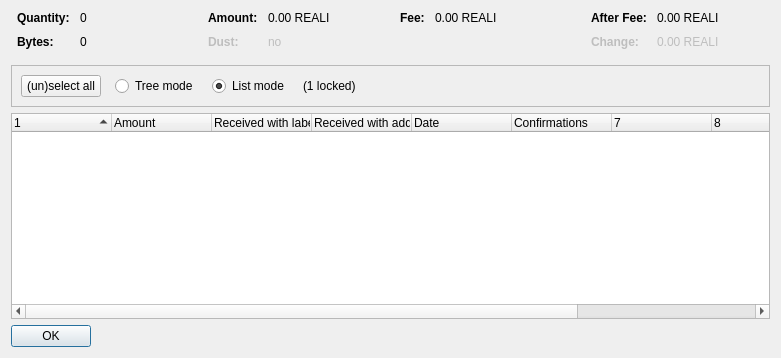
<?xml version="1.0" encoding="UTF-8"?>
<ui version="4.0">
 <class>CoinControlDialog</class>
 <widget class="QDialog" name="CoinControlDialog">
  <property name="geometry">
   <rect>
    <x>0</x>
    <y>0</y>
    <width>781</width>
    <height>358</height>
   </rect>
  </property>
  <property name="windowTitle">
   <string>Coin Selection</string>
  </property>
  <layout class="QVBoxLayout" name="verticalLayout">
   <item>
    <layout class="QHBoxLayout" name="horizontalLayoutTop" stretch="0,0,0,0">
     <property name="topMargin">
      <number>0</number>
     </property>
     <property name="bottomMargin">
      <number>10</number>
     </property>
     <item>
      <layout class="QFormLayout" name="formLayoutCoinControl1">
       <property name="horizontalSpacing">
        <number>10</number>
       </property>
       <property name="verticalSpacing">
        <number>10</number>
       </property>
       <property name="leftMargin">
        <number>6</number>
       </property>
       <property name="rightMargin">
        <number>6</number>
       </property>
       <item row="0" column="0">
        <widget class="QLabel" name="labelCoinControlQuantityText">
         <property name="font">
          <font>
           <weight>75</weight>
           <bold>true</bold>
          </font>
         </property>
         <property name="text">
          <string>Quantity:</string>
         </property>
        </widget>
       </item>
       <item row="0" column="1">
        <widget class="QLabel" name="labelCoinControlQuantity">
         <property name="cursor">
          <cursorShape>IBeamCursor</cursorShape>
         </property>
         <property name="contextMenuPolicy">
          <enum>Qt::ActionsContextMenu</enum>
         </property>
         <property name="text">
          <string notr="true">0</string>
         </property>
         <property name="textInteractionFlags">
          <set>Qt::LinksAccessibleByMouse|Qt::TextSelectableByKeyboard|Qt::TextSelectableByMouse</set>
         </property>
        </widget>
       </item>
       <item row="1" column="0">
        <widget class="QLabel" name="labelCoinControlBytesText">
         <property name="font">
          <font>
           <weight>75</weight>
           <bold>true</bold>
          </font>
         </property>
         <property name="text">
          <string>Bytes:</string>
         </property>
        </widget>
       </item>
       <item row="1" column="1">
        <widget class="QLabel" name="labelCoinControlBytes">
         <property name="cursor">
          <cursorShape>IBeamCursor</cursorShape>
         </property>
         <property name="contextMenuPolicy">
          <enum>Qt::ActionsContextMenu</enum>
         </property>
         <property name="text">
          <string notr="true">0</string>
         </property>
         <property name="textInteractionFlags">
          <set>Qt::LinksAccessibleByMouse|Qt::TextSelectableByKeyboard|Qt::TextSelectableByMouse</set>
         </property>
        </widget>
       </item>
      </layout>
     </item>
     <item>
      <layout class="QFormLayout" name="formLayoutCoinControl2">
       <property name="horizontalSpacing">
        <number>10</number>
       </property>
       <property name="verticalSpacing">
        <number>10</number>
       </property>
       <property name="leftMargin">
        <number>6</number>
       </property>
       <property name="rightMargin">
        <number>6</number>
       </property>
       <item row="0" column="0">
        <widget class="QLabel" name="labelCoinControlAmountText">
         <property name="font">
          <font>
           <weight>75</weight>
           <bold>true</bold>
          </font>
         </property>
         <property name="text">
          <string>Amount:</string>
         </property>
        </widget>
       </item>
       <item row="0" column="1">
        <widget class="QLabel" name="labelCoinControlAmount">
         <property name="cursor">
          <cursorShape>IBeamCursor</cursorShape>
         </property>
         <property name="contextMenuPolicy">
          <enum>Qt::ActionsContextMenu</enum>
         </property>
         <property name="text">
          <string notr="true">0.00 REALI</string>
         </property>
         <property name="textInteractionFlags">
          <set>Qt::LinksAccessibleByMouse|Qt::TextSelectableByKeyboard|Qt::TextSelectableByMouse</set>
         </property>
        </widget>
       </item>
       <item row="1" column="0">
        <widget class="QLabel" name="labelCoinControlLowOutputText">
         <property name="enabled">
          <bool>false</bool>
         </property>
         <property name="font">
          <font>
           <weight>75</weight>
           <bold>true</bold>
          </font>
         </property>
         <property name="text">
          <string>Dust:</string>
         </property>
        </widget>
       </item>
       <item row="1" column="1">
        <widget class="QLabel" name="labelCoinControlLowOutput">
         <property name="enabled">
          <bool>false</bool>
         </property>
         <property name="cursor">
          <cursorShape>IBeamCursor</cursorShape>
         </property>
         <property name="contextMenuPolicy">
          <enum>Qt::ActionsContextMenu</enum>
         </property>
         <property name="text">
          <string notr="true">no</string>
         </property>
         <property name="textInteractionFlags">
          <set>Qt::LinksAccessibleByMouse|Qt::TextSelectableByKeyboard|Qt::TextSelectableByMouse</set>
         </property>
        </widget>
       </item>
      </layout>
     </item>
     <item>
      <layout class="QFormLayout" name="formLayoutCoinControl3">
       <property name="horizontalSpacing">
        <number>10</number>
       </property>
       <property name="verticalSpacing">
        <number>10</number>
       </property>
       <property name="leftMargin">
        <number>6</number>
       </property>
       <property name="rightMargin">
        <number>6</number>
       </property>
       <item row="0" column="0">
        <widget class="QLabel" name="labelCoinControlFeeText">
         <property name="font">
          <font>
           <weight>75</weight>
           <bold>true</bold>
          </font>
         </property>
         <property name="text">
          <string>Fee:</string>
         </property>
        </widget>
       </item>
       <item row="0" column="1">
        <widget class="QLabel" name="labelCoinControlFee">
         <property name="cursor">
          <cursorShape>IBeamCursor</cursorShape>
         </property>
         <property name="contextMenuPolicy">
          <enum>Qt::ActionsContextMenu</enum>
         </property>
         <property name="text">
          <string notr="true">0.00 REALI</string>
         </property>
         <property name="textInteractionFlags">
          <set>Qt::LinksAccessibleByMouse|Qt::TextSelectableByKeyboard|Qt::TextSelectableByMouse</set>
         </property>
        </widget>
       </item>
      </layout>
     </item>
     <item>
      <layout class="QFormLayout" name="formLayoutCoinControl4">
       <property name="horizontalSpacing">
        <number>10</number>
       </property>
       <property name="verticalSpacing">
        <number>10</number>
       </property>
       <property name="leftMargin">
        <number>6</number>
       </property>
       <property name="rightMargin">
        <number>6</number>
       </property>
       <item row="0" column="0">
        <widget class="QLabel" name="labelCoinControlAfterFeeText">
         <property name="font">
          <font>
           <weight>75</weight>
           <bold>true</bold>
          </font>
         </property>
         <property name="text">
          <string>After Fee:</string>
         </property>
        </widget>
       </item>
       <item row="0" column="1">
        <widget class="QLabel" name="labelCoinControlAfterFee">
         <property name="cursor">
          <cursorShape>IBeamCursor</cursorShape>
         </property>
         <property name="contextMenuPolicy">
          <enum>Qt::ActionsContextMenu</enum>
         </property>
         <property name="text">
          <string notr="true">0.00 REALI</string>
         </property>
         <property name="textInteractionFlags">
          <set>Qt::LinksAccessibleByMouse|Qt::TextSelectableByKeyboard|Qt::TextSelectableByMouse</set>
         </property>
        </widget>
       </item>
       <item row="1" column="0">
        <widget class="QLabel" name="labelCoinControlChangeText">
         <property name="enabled">
          <bool>false</bool>
         </property>
         <property name="font">
          <font>
           <weight>75</weight>
           <bold>true</bold>
          </font>
         </property>
         <property name="text">
          <string>Change:</string>
         </property>
        </widget>
       </item>
       <item row="1" column="1">
        <widget class="QLabel" name="labelCoinControlChange">
         <property name="enabled">
          <bool>false</bool>
         </property>
         <property name="cursor">
          <cursorShape>IBeamCursor</cursorShape>
         </property>
         <property name="contextMenuPolicy">
          <enum>Qt::ActionsContextMenu</enum>
         </property>
         <property name="text">
          <string notr="true">0.00 REALI</string>
         </property>
         <property name="textInteractionFlags">
          <set>Qt::LinksAccessibleByMouse|Qt::TextSelectableByKeyboard|Qt::TextSelectableByMouse</set>
         </property>
        </widget>
       </item>
      </layout>
     </item>
    </layout>
   </item>
   <item>
    <widget class="QFrame" name="frame">
     <property name="minimumSize">
      <size>
       <width>0</width>
       <height>40</height>
      </size>
     </property>
     <property name="frameShape">
      <enum>QFrame::StyledPanel</enum>
     </property>
     <property name="frameShadow">
      <enum>QFrame::Sunken</enum>
     </property>
     <layout class="QHBoxLayout" name="horizontalLayout">
      <item>
       <layout class="QHBoxLayout" name="horizontalLayoutPanel" stretch="0,0,0,0,0">
        <property name="spacing">
         <number>14</number>
        </property>
        <item>
         <widget class="QPushButton" name="pushButtonSelectAll">
          <property name="sizePolicy">
           <sizepolicy hsizetype="Maximum" vsizetype="Fixed">
            <horstretch>0</horstretch>
            <verstretch>0</verstretch>
           </sizepolicy>
          </property>
          <property name="text">
           <string>(un)select all</string>
          </property>
          <property name="autoDefault">
           <bool>false</bool>
          </property>
         </widget>
        </item>
        <item>
         <widget class="QRadioButton" name="radioTreeMode">
          <property name="sizePolicy">
           <sizepolicy hsizetype="Maximum" vsizetype="Fixed">
            <horstretch>0</horstretch>
            <verstretch>0</verstretch>
           </sizepolicy>
          </property>
          <property name="text">
           <string>Tree mode</string>
          </property>
         </widget>
        </item>
        <item>
         <widget class="QRadioButton" name="radioListMode">
          <property name="sizePolicy">
           <sizepolicy hsizetype="Maximum" vsizetype="Fixed">
            <horstretch>0</horstretch>
            <verstretch>0</verstretch>
           </sizepolicy>
          </property>
          <property name="text">
           <string>List mode</string>
          </property>
          <property name="checked">
           <bool>true</bool>
          </property>
         </widget>
        </item>
        <item>
         <widget class="QLabel" name="labelLocked">
          <property name="text">
           <string notr="true">(1 locked)</string>
          </property>
         </widget>
        </item>
        <item>
         <spacer name="horizontalSpacer">
          <property name="orientation">
           <enum>Qt::Horizontal</enum>
          </property>
          <property name="sizeHint" stdset="0">
           <size>
            <width>40</width>
            <height>20</height>
           </size>
          </property>
         </spacer>
        </item>
       </layout>
      </item>
     </layout>
    </widget>
   </item>
   <item>
    <widget class="CoinControlTreeWidget" name="treeWidget">
     <property name="contextMenuPolicy">
      <enum>Qt::CustomContextMenu</enum>
     </property>
     <property name="sortingEnabled">
      <bool>false</bool>
     </property>
     <property name="columnCount">
      <number>10</number>
     </property>
     <attribute name="headerShowSortIndicator" stdset="0">
      <bool>true</bool>
     </attribute>
     <attribute name="headerStretchLastSection">
      <bool>false</bool>
     </attribute>
     <column>
      <property name="text">
       <string/>
      </property>
     </column>
     <column>
      <property name="text">
       <string>Amount</string>
      </property>
     </column>
     <column>
      <property name="text">
       <string>Received with label</string>
      </property>
     </column>
     <column>
      <property name="text">
       <string>Received with address</string>
      </property>
     </column>
     <column>
      <property name="text">
       <string>Date</string>
      </property>
     </column>
     <column>
      <property name="text">
       <string>Confirmations</string>
      </property>
      <property name="toolTip">
       <string>Confirmed</string>
      </property>
     </column>
     <column>
      <property name="text">
       <string/>
      </property>
     </column>
     <column>
      <property name="text">
       <string/>
      </property>
     </column>
     <column>
      <property name="text">
       <string/>
      </property>
     </column>
     <column>
      <property name="text">
       <string/>
      </property>
     </column>
    </widget>
   </item>
   <item>
    <widget class="QDialogButtonBox" name="buttonBox">
     <property name="sizePolicy">
      <sizepolicy hsizetype="Maximum" vsizetype="Fixed">
       <horstretch>0</horstretch>
       <verstretch>0</verstretch>
      </sizepolicy>
     </property>
     <property name="orientation">
      <enum>Qt::Horizontal</enum>
     </property>
     <property name="standardButtons">
      <set>QDialogButtonBox::Ok</set>
     </property>
    </widget>
   </item>
  </layout>
 </widget>
 <customwidgets>
  <customwidget>
   <class>CoinControlTreeWidget</class>
   <extends>QTreeWidget</extends>
   <header>coincontroltreewidget.h</header>
  </customwidget>
 </customwidgets>
 <resources/>
 <connections/>
</ui>
